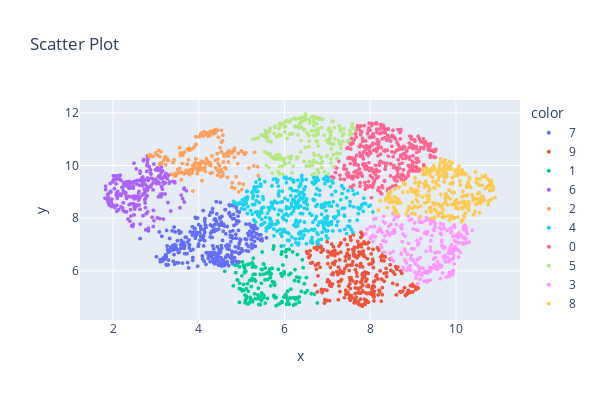

Here is the notebook cell this chart was saved with:
### Code cell
model = KMeans(n_clusters=10)
labels = model.fit_predict(df_player_features_scaled)
labels_str = [ str(l) for l in labels]

fig = px.scatter(
    x=df_player_features_scaled[:,0], 
    y=df_player_features_scaled[:,1],
    color=labels_str,            
    hover_name=player_info["Player"],         
    title="Scatter Plot",
    width=600, height=400
)
fig.update_traces(marker_size=4)

### Figure 1 — Plotly figure (JSON) as saved in the notebook; plotly's stock layout.template omitted (floating-point values rounded to 4 significant figures; data arrays with more than 128 entries replaced by an {"elided": "..."} marker saying what was removed)
{"data": [{"hovertemplate": "<b>%{hovertext}</b><br><br>color=7<br>x=%{x}<br>y=%{y}<extra></extra>", "hovertext": {"elided": "340 str values"}, "legendgroup": "7", "marker": {"color": "#636efa", "size": 4, "symbol": "circle"}, "mode": "markers", "name": "7", "showlegend": true, "type": "scattergl", "x": {"elided": "340 float values"}, "xaxis": "x", "y": {"elided": "340 float values"}, "yaxis": "y"}, {"hovertemplate": "<b>%{hovertext}</b><br><br>color=9<br>x=%{x}<br>y=%{y}<extra></extra>", "hovertext": {"elided": "298 str values"}, "legendgroup": "9", "marker": {"color": "#EF553B", "size": 4, "symbol": "circle"}, "mode": "markers", "name": "9", "showlegend": true, "type": "scattergl", "x": {"elided": "298 float values"}, "xaxis": "x", "y": {"elided": "298 float values"}, "yaxis": "y"}, {"hovertemplate": "<b>%{hovertext}</b><br><br>color=1<br>x=%{x}<br>y=%{y}<extra></extra>", "hovertext": {"elided": "174 str values"}, "legendgroup": "1", "marker": {"color": "#00cc96", "size": 4, "symbol": "circle"}, "mode": "markers", "name": "1", "showlegend": true, "type": "scattergl", "x": {"elided": "174 float values"}, "xaxis": "x", "y": {"elided": "174 float values"}, "yaxis": "y"}, {"hovertemplate": "<b>%{hovertext}</b><br><br>color=6<br>x=%{x}<br>y=%{y}<extra></extra>", "hovertext": {"elided": "243 str values"}, "legendgroup": "6", "marker": {"color": "#ab63fa", "size": 4, "symbol": "circle"}, "mode": "markers", "name": "6", "showlegend": true, "type": "scattergl", "x": {"elided": "243 float values"}, "xaxis": "x", "y": {"elided": "243 float values"}, "yaxis": "y"}, {"hovertemplate": "<b>%{hovertext}</b><br><br>color=2<br>x=%{x}<br>y=%{y}<extra></extra>", "hovertext": {"elided": "191 str values"}, "legendgroup": "2", "marker": {"color": "#FFA15A", "size": 4, "symbol": "circle"}, "mode": "markers", "name": "2", "showlegend": true, "type": "scattergl", "x": {"elided": "191 float values"}, "xaxis": "x", "y": {"elided": "191 float values"}, "yaxis": "y"}, {"hovertemplate": "<b>%{hovertext}</b><br><br>color=4<br>x=%{x}<br>y=%{y}<extra></extra>", "hovertext": {"elided": "360 str values"}, "legendgroup": "4", "marker": {"color": "#19d3f3", "size": 4, "symbol": "circle"}, "mode": "markers", "name": "4", "showlegend": true, "type": "scattergl", "x": {"elided": "360 float values"}, "xaxis": "x", "y": {"elided": "360 float values"}, "yaxis": "y"}, {"hovertemplate": "<b>%{hovertext}</b><br><br>color=0<br>x=%{x}<br>y=%{y}<extra></extra>", "hovertext": {"elided": "360 str values"}, "legendgroup": "0", "marker": {"color": "#FF6692", "size": 4, "symbol": "circle"}, "mode": "markers", "name": "0", "showlegend": true, "type": "scattergl", "x": {"elided": "360 float values"}, "xaxis": "x", "y": {"elided": "360 float values"}, "yaxis": "y"}, {"hovertemplate": "<b>%{hovertext}</b><br><br>color=5<br>x=%{x}<br>y=%{y}<extra></extra>", "hovertext": {"elided": "217 str values"}, "legendgroup": "5", "marker": {"color": "#B6E880", "size": 4, "symbol": "circle"}, "mode": "markers", "name": "5", "showlegend": true, "type": "scattergl", "x": {"elided": "217 float values"}, "xaxis": "x", "y": {"elided": "217 float values"}, "yaxis": "y"}, {"hovertemplate": "<b>%{hovertext}</b><br><br>color=3<br>x=%{x}<br>y=%{y}<extra></extra>", "hovertext": {"elided": "251 str values"}, "legendgroup": "3", "marker": {"color": "#FF97FF", "size": 4, "symbol": "circle"}, "mode": "markers", "name": "3", "showlegend": true, "type": "scattergl", "x": {"elided": "251 float values"}, "xaxis": "x", "y": {"elided": "251 float values"}, "yaxis": "y"}, {"hovertemplate": "<b>%{hovertext}</b><br><br>color=8<br>x=%{x}<br>y=%{y}<extra></extra>", "hovertext": {"elided": "332 str values"}, "legendgroup": "8", "marker": {"color": "#FECB52", "size": 4, "symbol": "circle"}, "mode": "markers", "name": "8", "showlegend": true, "type": "scattergl", "x": {"elided": "332 float values"}, "xaxis": "x", "y": {"elided": "332 float values"}, "yaxis": "y"}], "layout": {"height": 400, "legend": {"title": {"text": "color"}, "tracegroupgap": 0}, "title": {"text": "Scatter Plot"}, "width": 600, "xaxis": {"anchor": "y", "domain": [0, 1], "title": {"text": "x"}}, "yaxis": {"anchor": "x", "domain": [0, 1], "title": {"text": "y"}}}}
